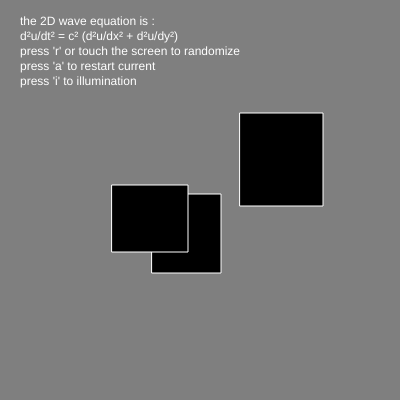
Frame 1 (no input)
Frame 60 (no input): identical to frame 1, image omitted
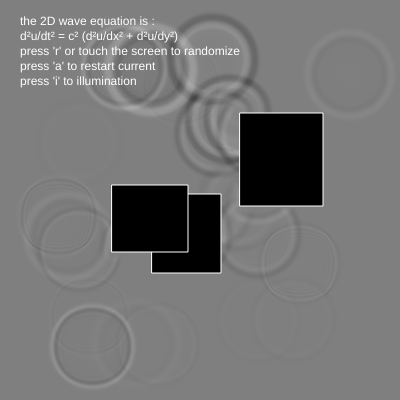
Frame 120 (the mouse pressed at the canvas centre since frame 60)

The p5.js sketch that drew these frames (run headless with seeded random() and noise() and a simulated clock; from frame 60 on, the mouse is pressed at the canvas centre):

// p5.js sketch
// ── sketch.js
let water;

let c = 40;     // wave celerity
let dt = 1 / 60;   // time delta

let diag, centerX, centerY;

let mouse_spd;

let obstacle = [];

let illum = false;

function setup() {
  cnv = createCanvas(400, 400);
  previous = createGraphics(400, 400);
  frameRate(1 / dt);

  water = new surface();
  water.add_wave(createVector(width / 2, height / 2), 5, 1000);

  for (let i = 0; i < 5; i++) {
    let x1 = floor(random(100, width - 100));
    let y1 = floor(random(100, height - 100));
    let w = floor(random(100));
    let h = floor(random(100));
    obstacle[i] = new wall(x1, y1, w, h);
  }
}

function draw() {

  water.update();
  water.show();

  if (illum) {
    blendMode(ADD);
    image(previous, 0, 0);
  }

  blendMode(BLEND);
  for (let i = 0; i < obstacle.length; i++) {
    obstacle[i].show();
  }
  if (illum) {
    previous.copy(cnv, 0, 0, width, height, 0, 0, width, height);
  }

  // text description
  textAlign(LEFT);
  fill(255);
  text("the 2D wave equation is :", 20, 25);
  text("d²u/dt² = c² (d²u/dx² + d²u/dy²)", 20, 40);
  text("press 'r' or touch the screen to randomize\npress 'a' to restart current \npress 'i' to illumination", 20, 55);
}

function keyPressed() {
  if (key == 'r') {
    water.add_random(-255, 255);
    return false;
  }
  if (key == 'i') {
    illum = !illum;
    return false;
  }
  if (key == 'a') {
    water = new surface();
    water.add_wave(createVector(width / 2, height / 2), 5, 1000);
    previous = createGraphics(400, 400);
    return false;
  }
}

function touchStarted() {
  water.add_random(-255, 255);
  return false;
}

class wall {
  constructor(x1, y1, w, h) {
    this.x1 = x1;
    this.y1 = y1;
    this.w = w;
    this.h = h;

    this.x2 = x1 + w;
    this.y2 = y1 + h;

    this.show = function () {
      push();
      stroke(255);
      fill(0);
      rect(this.x1, this.y1, this.w, this.h);
      pop();
    }
  }
}


class surface {
  constructor() {

    // temporal derivation
    this.u = [];
    this.du = [];
    this.d2u = [];

    // spatial derivation
    this.dudx = [];
    this.dudy = [];

    this.d2udx2 = [];
    this.d2udy2 = [];

    // initialization
    for (let x = 0; x < width; x++) {
      this.u[x] = [];
      this.du[x] = [];
      this.d2u[x] = [];

      this.dudx[x] = [];
      this.dudy[x] = [];

      this.d2udx2[x] = [];
      this.d2udy2[x] = [];
      for (let y = 0; y < height; y++) {
        this.u[x][y] = 0;
        this.du[x][y] = 0;
        this.d2u[x][y] = 0;

        this.dudx[x][y] = 0;
        this.dudy[x][y] = 0;

        this.d2udx2[x][y] = 0;
        this.d2udy2[x][y] = 0;
      }

    }

    this.reflexion = function (walls) {
      for (let w = 0; w < walls.length; w++) {
        for (let x = walls[w].x1; x < walls[w].x2; x++) {
          for (let y = walls[w].y1; y < walls[w].y2; y++) {
            this.u[x][y] = 0;
            this.u[x][y] = 0;
          }
        }

        // left & right boudaries
        for (let y = walls[w].y1; y < walls[w].y2; y++) {
          this.u[walls[w].x1 - 1][y] = this.u[walls[w].x1 - 2][y];
          this.u[walls[w].x2 + 1][y] = this.u[walls[w].x2 + 2][y];
        }

        // up & down boundaries
        for (let x = walls[w].x1; x < walls[w].x2; x++) {
          this.u[x][walls[w].y1 - 1] = this.u[x][walls[w].y1 - 2];
          this.u[x][walls[w].y2 + 1] = this.u[x][walls[w].y1 + 2];
        }

        // corners
        this.u[walls[w].x1 - 1][walls[w].y1 - 1] = (this.u[walls[w].x1 - 2][walls[w].y1 - 1] + this.u[walls[w].x1 - 1][walls[w].y1 - 2]) / 2;
        this.u[walls[w].x1 - 1][walls[w].y2 + 1] = (this.u[walls[w].x1 - 2][walls[w].y2 + 1] + this.u[walls[w].x1 - 1][walls[w].y2 + 2]) / 2;
        //this.u[walls[w].x2+1][walls[w].y2+1] = (this.u[walls[w].x2+2][walls[w].y2+1] + this.u[walls[w].x2+1][walls[w].y2+2])/2;
        this.u[walls[w].x2 + 1][walls[w].y1 - 1] = (this.u[walls[w].x2 + 2][walls[w].y1 - 1] + this.u[walls[w].x2 + 1][walls[w].y1 - 2]) / 2;


      }
    }

    // spatial derivation
    this.calculate_spatial = function () {
      for (let x = 1; x < width - 1; x++) {
        for (let y = 1; y < height - 1; y++) {
          this.d2udx2[x][y] = this.u[x - 1][y] - 2 * this.u[x][y] + this.u[x + 1][y];
          this.d2udy2[x][y] = this.u[x][y - 1] - 2 * this.u[x][y] + this.u[x][y + 1];

          /*
          this.dudx[x][y] = this.u[x - 1][y] - this.u[x + 1][y];
          this.dudy[x][y] = this.u[x][y - 1] - this.u[x][y + 1];
          */
        }
      }
      // right & left boundaries
      for (let y = 1; y < height - 1; y++) {
        this.d2udx2[0][y] = this.u[0][y] - 2 * this.u[1][y] + this.u[2][y];
        this.d2udx2[width - 1][y] = this.u[width - 1][y] - 2 * this.u[width - 2][y] + this.u[width - 3][y];

        this.d2udy2[0][y] = this.u[0][y - 1] - 2 * this.u[0][y] + this.u[0][y + 1];
        this.d2udy2[width - 1][y] = this.u[width - 1][y - 1] - 2 * this.u[width - 1][y] + this.u[width - 1][y + 1];
      }

      // up & down boundaries
      for (let x = 1; x < width - 1; x++) {
        this.d2udx2[x][0] = this.u[x - 1][0] - 2 * this.u[x][0] + this.u[x + 1][0];
        this.d2udx2[x][height - 1] = this.u[x - 1][height - 1] - 2 * this.u[x][height - 1] + this.u[x + 1][height - 1];

        this.d2udy2[x][0] = this.u[x][0] - 2 * this.u[x][1] + this.u[x][2];
        this.d2udy2[x][height - 1] = this.u[x][height - 1] - 2 * this.u[x][height - 2] + this.u[x][height - 3];
      }

      // corners
      this.d2udx2[0][0] = (this.d2udx2[1][0] + this.d2udx2[0][1]) / 2;
      this.d2udy2[0][0] = (this.d2udy2[1][0] + this.d2udy2[0][1]) / 2;

      this.d2udx2[width - 1][0] = (this.d2udx2[width - 2][0] + this.d2udx2[width - 1][1]) / 2;
      this.d2udy2[width - 1][0] = (this.d2udy2[width - 2][0] + this.d2udy2[width - 1][1]) / 2;

      this.d2udx2[width - 1][height - 1] = (this.d2udx2[width - 2][height - 1] + this.d2udx2[width - 1][height - 2]) / 2;
      this.d2udy2[width - 1][height - 1] = (this.d2udy2[width - 2][height - 1] + this.d2udy2[width - 1][height - 2]) / 2;

      this.d2udx2[0][height - 1] = (this.d2udx2[1][height - 1] + this.d2udx2[0][height - 2]) / 2;
      this.d2udy2[0][height - 1] = (this.d2udy2[1][height - 1] + this.d2udy2[0][height - 2]) / 2;
    }

    this.calculate_d2u = function () {
      for (let x = 0; x < width; x++) {
        for (let y = 0; y < height; y++) {
          this.d2u[x][y] = sq(dt) * sq(c) * (this.d2udx2[x][y] + this.d2udy2[x][y]);
        }
      }
    }

    this.integrate_d2u = function () {
      for (let x = 0; x < width; x++) {
        for (let y = 0; y < height; y++) {
          this.du[x][y] += this.d2u[x][y];
          this.u[x][y] += this.du[x][y];
          //this.u[x][y] *= 0.999;
        }
      }
    }

    /*
    the 2D wave equation is :
    d²u/dt² = c²(d²u/dx² + d²u/dy²)
    
    so we calculate :
    d²u = dt² c² (d²u/dx² + d²u/dy²)

    and integrate two time d²u to get du
    */

    this.update = function () {
      this.calculate_spatial();
      this.calculate_d2u();
      this.integrate_d2u();
      this.reflexion(obstacle);
    }

    this.add_wave = function (pos, radius, force) {
      for (let x = pos.x - radius; x < pos.x + radius; x++) {
        for (let y = pos.y - radius; y < pos.y + radius; y++) {
          let dist = sqrt(sq(x - pos.x) + sq(y - pos.y));
          if (dist < radius) {
            this.u[x][y] = force * map(dist, 0, radius, 1, 0);
          }
        }
      }
    }

    this.add_random = function (vmin, vmax) {

      for (let i = 0; i < 25; i++) {
        let x = floor(random(50, width - 50));
        let y = floor(random(50, height - 50));
        this.add_wave(createVector(x, y), floor(random(2, 10)), random(vmin, vmax));
      }
    }

    this.show = function () {
      loadPixels();
      if (illum) {
        for (let x = 0; x < width; x++) {
          for (let y = 0; y < height; y++) {
            set(x, y, abs(this.u[x][y])/20);
          }
        }
      } else {
        for (let x = 0; x < width; x++) {
          for (let y = 0; y < height; y++) {
            set(x, y, 127 + this.u[x][y]);
          }
        }
      }
      updatePixels();
    }

  }
}
// ── style.css
html, body {
  background-color: rgb(20,20,20);
  margin: 0;
  padding: 0;
}

canvas {
  display: block;
}
